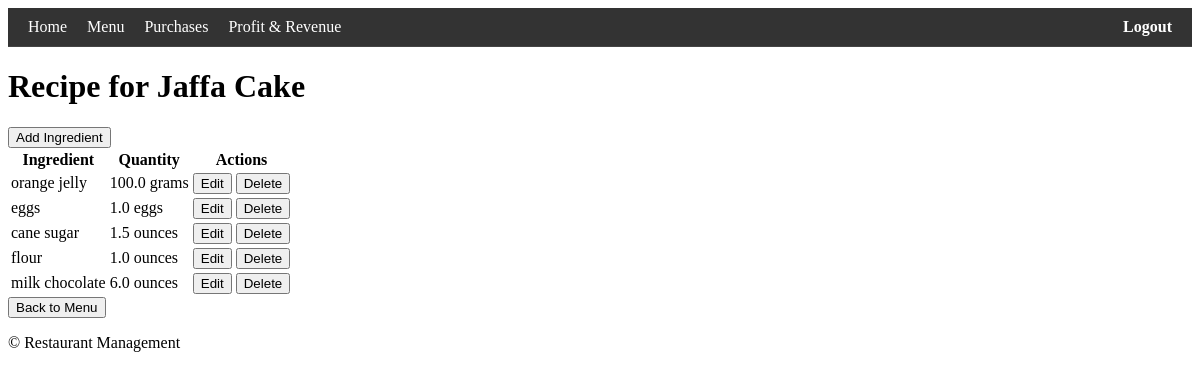
The page /menu/1/recipe/ (signed in) on the database as committed earlier.
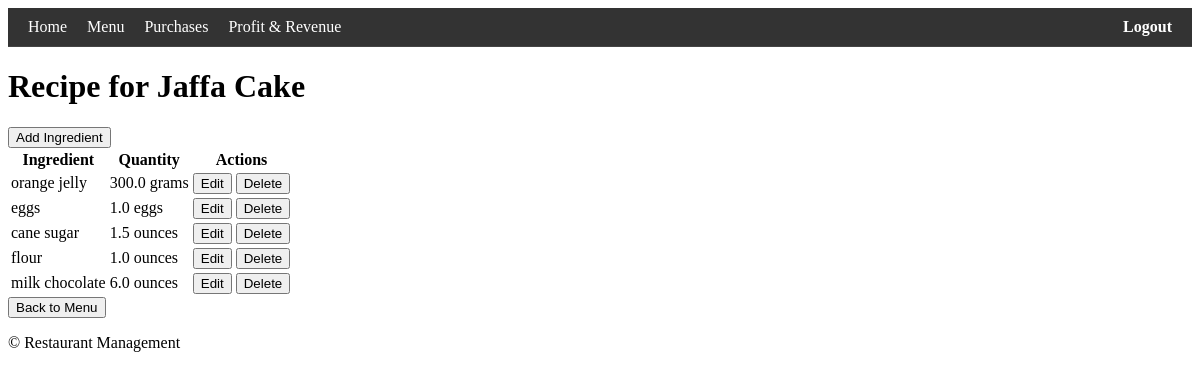
The same page on the database as committed later.
### inventory/models.py (models this page shows, shortened)
class RecipeRequirement(models.Model):
    menu_item = models.ForeignKey(
        MenuItem, on_delete=models.CASCADE
    )  # reference to MenuItem table
    ingredient = models.ForeignKey(
        Ingredient, on_delete=models.CASCADE
    )  # reference to Ingredient table
    quantity_required = (
        models.FloatField()
    )  # quantity of ingredient needed for menu item (e.g., 1.5 ounces of "sugar" to create "Chocolate Cake")

class Ingredient(models.Model):
    name = models.CharField(max_length=100)  # name of ingredient (e.g., flour)
    quantity = models.FloatField(
        default=0
    )  # quantity available in the inventory (e.g., 4.5)
    unit = models.CharField(
        max_length=50, default="unitless"
    )  # unit of measurement (e.g., "tbsp", "lbs")
    unit_price = models.DecimalField(
        max_digits=10, decimal_places=2
    )  # price per unit (e.g., 0.05)

### inventory/views.py (the view)
class RecipeRequirementListView(LoginRequiredMixin, ListView):
    model = RecipeRequirement
    template_name = "inventory/recipe_requirement_list.html"
    context_object_name = "recipe_requirements"
    def get_queryset(self):
        return RecipeRequirement.objects.filter(menu_item_id=self.kwargs["pk"])
    def get_context_data(self, **kwargs):
        context = super().get_context_data(**kwargs)
        menu_item = get_object_or_404(MenuItem, pk=self.kwargs["pk"])
        context["menu_item"] = menu_item
        return context

### inventory/templates/inventory/recipe_requirement_list.html (shortened to what this page needs)
{% extends 'base.html' %}
{% block content %}
<h1>Recipe for {{ menu_item.title }}</h1>
<a href="{% url 'recipe-add' %}?menu_item={{ menu_item.pk }}"><button>Add Ingredient</button></a>
<table>
    <thead>
        <tr>
            <th>Ingredient</th>
            <th>Quantity</th>
            <th>Actions</th>
        </tr>
    </thead>
    <tbody>
        {% for req in recipe_requirements %}
        <tr>
            <td>{{ req.ingredient.name }}</td>
            <td>{{ req.quantity_required }} {{ req.ingredient.unit }}</td>
            <td>
                <a href="{% url 'recipe-edit' req.pk %}"><button>Edit</button></a>
                <a href="{% url 'recipe-delete' req.pk %}"><button>Delete</button></a>
            </td>
        </tr>
        {% endfor %}
    </tbody>
</table>
<a href="{% url 'menu-list' %}"><button>Back to Menu</button></a>
{% endblock %}

Rows that differ between the two databases and show on the page:
changed RecipeRequirement "orange jelly": quantity_required "100.0" → "300.0"
